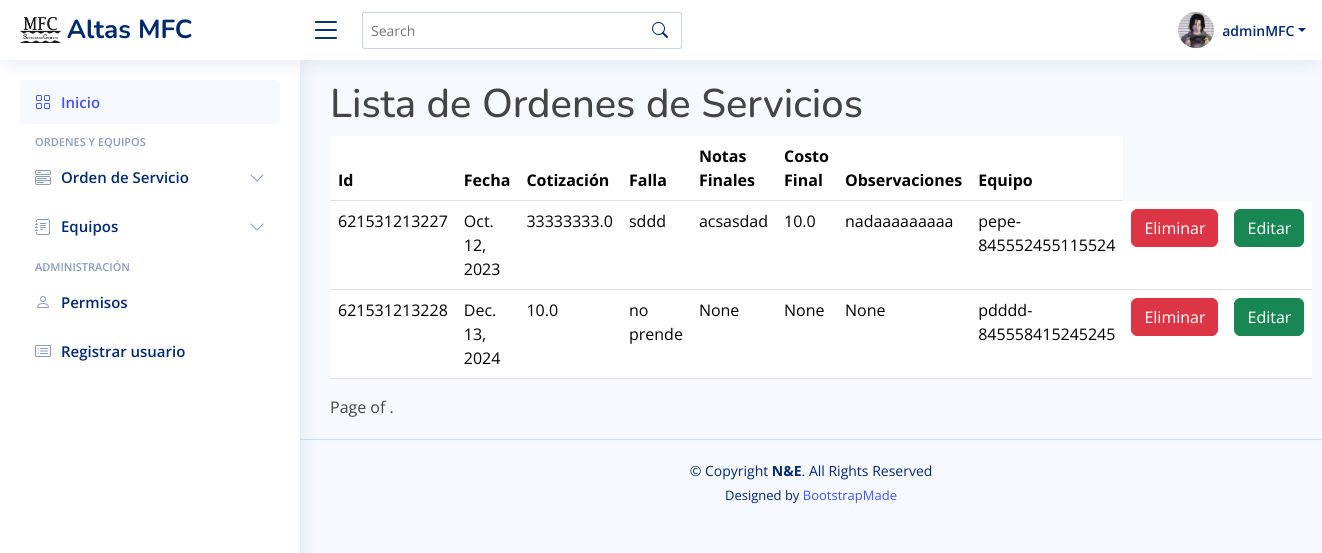
The page /servicios/ (signed in) on the database its author committed.
### inicio/models.py (models this page shows)
class OrdenServicio(models.Model):
    id_orden = models.AutoField(null=False, blank=False, primary_key=True)
    fecha_orden = models.DateField(null=False)
    cotizacion = models.FloatField(max_length=5)
    tipo_servicio = models.CharField(max_length=20, null=False)
    falla_equipo = models.CharField(max_length=200, null=False)
    indicaciones_adicionales = models.CharField(max_length=70, null=False)
    servicio_realizado = models.CharField(max_length=150, null=True)
    notas_finales = models.CharField(max_length=150, null=True)
    encargado = models.CharField(max_length=50, null=True)
    partes = models.CharField(max_length=70, null=True)
    fecha_entrega = models.DateField(null=True, blank=True)
    costo_final = models.FloatField(max_length=5.2, null=True)
    observaciones_notas = models.CharField(max_length=50, null=True)
    equipo = models.ForeignKey(
        Equipo, null=False, blank=False, on_delete=models.CASCADE)

class Equipo (models.Model):
    cliente_equipo = models.TextField(max_length=50, null=False)
    telefono_cliente = models.IntegerField(null=False)
    tipo = [
        ('E', 'Escritorio-CPU'),
        ('P', 'Portatil'),
        ('A', 'AIO'),
        ('I', 'Impresora'),
        ('M', 'Multifuncional'),
        ('T', 'Tablet')
    ]
    tipo_equipo = models.TextField(max_length=1, choices=tipo, default='P')
    marca_equipo = models.TextField(max_length=30, null=False)
    modelo_equipo = models.TextField(max_length=30, null=False)
    serial_number = models.TextField(
        max_length=15, null=False, blank=False, unique=True)
    accesorios_equipo = models.TextField(max_length=100, null=True)
    contraseña_equipo = models.TextField(max_length=30, null=True)
    sistema_operativo = models.TextField(max_length=30, null=False)
    def __str__(self):
        return f"{self.cliente_equipo}-{self.serial_number}"

### inicio/views.py (the view)
# urls.py: path('servicios/', views.lista_servicios, name='Servicios'),
@login_required
def lista_servicios(request):
    context = {
        'servicio': OrdenServicio.objects.all()
    }
    return render(request, 'servicios/lista_servicios.html', context)

### inicio/templates/servicios/lista_servicios.html (shortened to what this page needs)
{% extends 'base.html' %}
{% block contenido %}
<h1>Lista de Ordenes de Servicios</h1>
    <table class="table">
        <thead>
            <tr>
                <th>Id</th>
                <th>Fecha</th>
                <th>Cotización</th>
                <th>Falla</th>
                <th>Notas Finales</th>
                <th>Costo Final</th>
                <th>Observaciones</th>
                <th>Equipo</th>
            </tr>
        </thead>
        <tbody>
            {% for servicio in servicio %}
                <tr>
                    <td>{{servicio.id_orden}}</td>
                    <td>{{servicio.fecha_orden}}</td>
                    <td>{{servicio.cotizacion}}</td>
                    <td>{{servicio.falla_equipo}}</td>
                    <td>{{servicio.notas_finales}}</td>
                    <td>{{servicio.costo_final}}</td>
                    <td>{{servicio.observaciones_notas}}</td>
                    <td>{{servicio.equipo}}</td>
                    <td><a class="btn btn-danger" href="eliminarOrden/{{servicio.id_orden}}">Eliminar</a></td>
                    <td><a class="btn btn-success" href="editarOrden/{{servicio.id_orden}}">Editar</a></td>
                </tr>
            {% endfor %}
        </tbody>
    </table>
    <div class="pagination">
        <span class="step-links">
            <span class="current">
                Page {{ page_obj.number }} of {{ page_obj.paginator.num_pages }}.
            </span>
        </span>
    </div>
{% endblock contenido %}

### inicio/templates/base.html (shortened to what this page needs)
{% load static %}
<!DOCTYPE html>
<html lang="en">
<head>
  <link href="{% static 'vendor/bootstrap/css/bootstrap.min.css' %}" rel="stylesheet">
  <link href="{% static 'vendor/bootstrap-icons/bootstrap-icons.css' %}" rel="stylesheet">
  <link href="{% static 'vendor/boxicons/css/boxicons.min.css' %}" rel="stylesheet">
  <link href="{% static 'vendor/quill/quill.snow.css' %}" rel="stylesheet">
  <link href="{% static 'vendor/quill/quill.bubble.css' %}" rel="stylesheet">
  <link href="{% static 'vendor/remixicon/remixicon.css' %}" rel="stylesheet">
  <link href="{% static 'vendor/simple-datatables/style.css' %}" rel="stylesheet">
  <link href="{% static 'css/style.css' %}" rel="stylesheet">
</head>
<body>
  <header id="header" class="header fixed-top d-flex align-items-center">
    <div class="d-flex align-items-center justify-content-between">
      <a href="index.html" class="logo d-flex align-items-center">
        <img src="{% static 'img/logo-mfc.png' %}" alt="">
        <span class="d-none d-lg-block">Altas MFC</span>
      </a>
      <i class="bi bi-list toggle-sidebar-btn"></i>
    </div>
    <div class="search-bar">
      <form class="search-form d-flex align-items-center" method="POST" action="#">
        <input type="text" name="query" placeholder="Search" title="Enter search keyword">
        <button type="submit" title="Search"><i class="bi bi-search"></i></button>
      </form>
    </div>
    <nav class="header-nav ms-auto">
      <ul class="d-flex align-items-center">
        <li class="nav-item dropdown pe-3">
          <a class="nav-link nav-profile d-flex align-items-center pe-0" href="#" data-bs-toggle="dropdown">
            <img src="{% static 'img/perfil-prueba.jpg' %}" alt="foto-perfil" class="rounded-circle">
            <span class="d-none d-md-block dropdown-toggle ps-2">{{user}}</span>
          </a>
        </li>
      </ul>
    </nav>
  </header>
  <aside id="sidebar" class="sidebar">
    <ul class="sidebar-nav" id="sidebar-nav">
      <li class="nav-item">
        <a class="nav-link " href="{% url 'Principal' %}">
          <i class="bi bi-grid"></i>
          <span>Inicio</span>
        </a>
      </li>
      <li class="nav-heading">Ordenes y Equipos</li>
      <li class="nav-item">
        <a class="nav-link collapsed" data-bs-target="#components-nav" data-bs-toggle="collapse" href="#">
          <i class="bi bi-menu-button-wide"></i><span>Orden de Servicio</span><i class="bi bi-chevron-down ms-auto"></i>
        </a>
      </li>
      <li class="nav-item">
        <a class="nav-link collapsed" data-bs-target="#forms-nav" data-bs-toggle="collapse" href="#">
          <i class="bi bi-journal-text"></i><span>Equipos</span><i class="bi bi-chevron-down ms-auto"></i>
        </a>
      </li>
      <li class="nav-heading">Administración</li>
      <li class="nav-item">
        <a class="nav-link collapsed" href="{% url 'usuarios' %}">
          <i class="bi bi-person"></i>
          <span>Permisos</span>
        </a>
      </li>
      <li class="nav-item">
        <a class="nav-link collapsed" href="{% url 'Registrar' %}">
          <i class="bi bi-card-list"></i>
          <span>Registrar usuario</span>
        </a>
      </li>
    </ul>
  </aside>
  <main id="main" class="main">
    {% block contenido %}
    {% endblock contenido %}
  </main>
  <footer id="footer" class="footer">
    <div class="copyright">
      &copy; Copyright <strong><span>N&amp;E</span></strong>. All Rights Reserved
    </div>
    <div class="credits">
      Designed by <a href="https://bootstrapmade.com/">BootstrapMade</a>
    </div>
  </footer>
</body>
</html>

### static/css/style.css (style rules this page uses)
:root { scroll-behavior: smooth; }
body { font-family: "Open Sans", sans-serif; background: #f6f9ff; color: #444444; }
a { color: #4154f1; text-decoration: none; }
h1, h2, h3, h4, h5, h6 { font-family: "Nunito", sans-serif; }
#main { margin-top: 60px; padding: 20px 30px; transition: all 0.3s; }
.logo { line-height: 1; }
@media (min-width: 1200px) { .logo { width: 280px; } }
.logo img { max-height: 26px; margin-right: 6px; }
.logo span { font-size: 26px; font-weight: 700; color: #012970; font-family: "Nunito", sans-serif; }
.header { transition: all 0.5s; z-index: 997; height: 60px; box-shadow: 0px 2px 20px rgba(1, 41, 112, 0.1); background-color: #fff; padding-left: 20px; }
.header .toggle-sidebar-btn { font-size: 32px; padding-left: 10px; cursor: pointer; color: #012970; }
.header .search-bar { min-width: 360px; padding: 0 20px; }
.header .search-form { width: 100%; }
.header .search-form input { border: 0; font-size: 14px; color: #012970; border: 1px solid rgba(1, 41, 112, 0.2); padding: 7px 38px 7px 8px; border-radius: 3px; transition: 0.3s; width: 100%; }
.header .search-form button { border: 0; padding: 0; margin-left: -30px; background: none; }
.header .search-form button i { color: #012970; }
.header-nav ul { list-style: none; }
.header-nav>ul { margin: 0; padding: 0; }
.header-nav .nav-profile { color: #012970; }
.header-nav .nav-profile img { max-height: 36px; }
.header-nav .nav-profile span { font-size: 14px; font-weight: 600; }
.sidebar { position: fixed; top: 60px; left: 0; bottom: 0; width: 300px; z-index: 996; transition: all 0.3s; padding: 20px; overflow-y: auto; scrollbar-width: thin; scrollbar-color: #aab7cf transparent; box-shadow: 0px 0px 20px rgba(1, 41, 112, 0.1); background-color: #fff; }
@media (min-width: 1200px) { #main, #footer { margin-left: 300px; } }
.sidebar-nav { padding: 0; margin: 0; list-style: none; }
.sidebar-nav li { padding: 0; margin: 0; list-style: none; }
.sidebar-nav .nav-item { margin-bottom: 5px; }
.sidebar-nav .nav-heading { font-size: 11px; text-transform: uppercase; color: #899bbd; font-weight: 600; margin: 10px 0 5px 15px; }
.sidebar-nav .nav-link { display: flex; align-items: center; font-size: 15px; font-weight: 600; color: #4154f1; transition: 0.3; background: #f6f9ff; padding: 10px 15px; border-radius: 4px; }
.sidebar-nav .nav-link i { font-size: 16px; margin-right: 10px; color: #4154f1; }
.sidebar-nav .nav-link.collapsed { color: #012970; background: #fff; }
.sidebar-nav .nav-link.collapsed i { color: #899bbd; }
.sidebar-nav .nav-link .bi-chevron-down { margin-right: 0; transition: transform 0.2s ease-in-out; }
.footer { padding: 20px 0; font-size: 14px; transition: all 0.3s; border-top: 1px solid #cddfff; }
.footer .copyright { text-align: center; color: #012970; }
.footer .credits { padding-top: 5px; text-align: center; font-size: 13px; color: #012970; }

### rows shown on the page
OrdenServicio: id_orden "621531213227", fecha_orden "Oct. 12, 2023", cotizacion "33333333.0", falla_equipo "sddd", notas_finales "acsasdad", costo_final "10.0", observaciones_notas "nadaaaaaaaaa", equipo "pepe-845552455115524"
OrdenServicio: id_orden "621531213228", fecha_orden "Dec. 13, 2024", cotizacion "10.0", falla_equipo "no prende", notas_finales "None", costo_final "None", observaciones_notas "None", equipo "pdddd-845558415245245"

### other values the page prints
{{ user }} "adminMFC"
